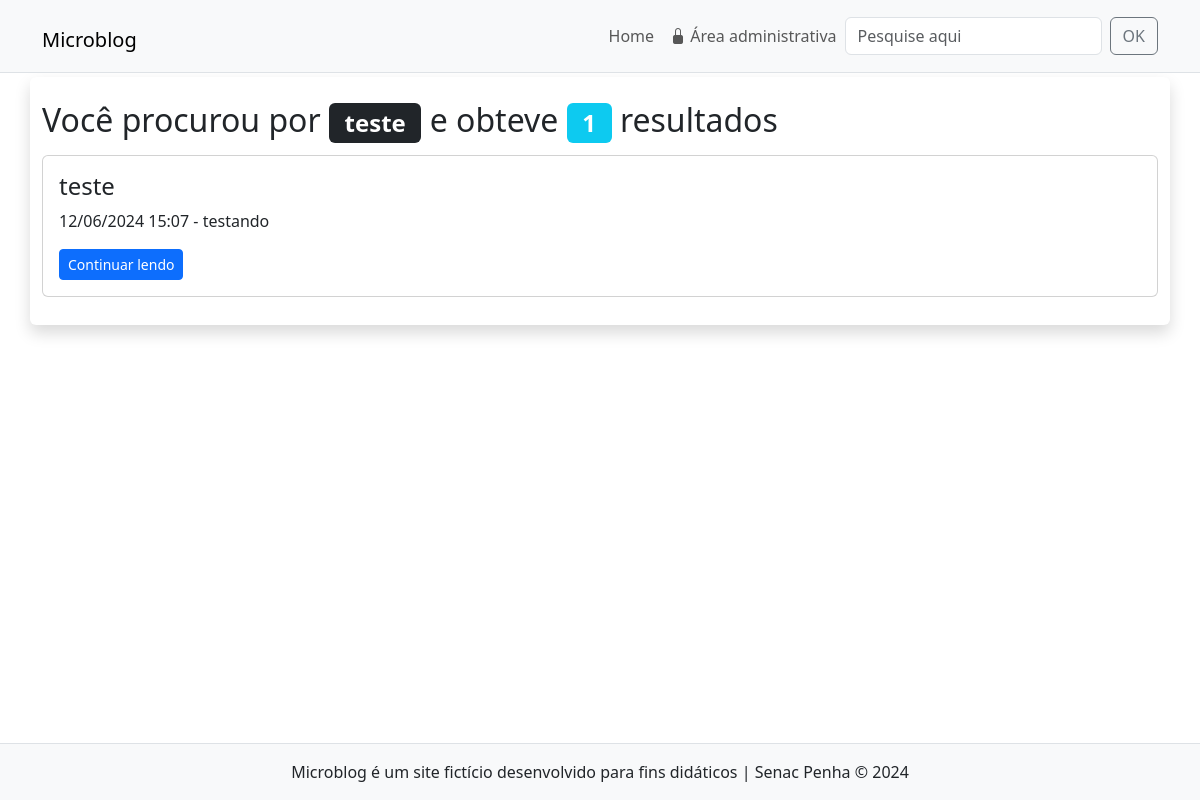
/resultados.php?busca=teste, run on the app's committed database.
### tables this page shows
CREATE TABLE `noticias` (
  `id` int(11) NOT NULL,
  `data` datetime NOT NULL DEFAULT current_timestamp(),
  `titulo` varchar(150) NOT NULL,
  `texto` text NOT NULL,
  `resumo` tinytext NOT NULL,
  `imagem` varchar(45) NOT NULL,
  `usuario_id` int(11) NOT NULL
);

### inc/funcoes-noticias.php (called while the page is built, shortened)
<?php
function formataData($data){
    return date("d/m/Y H:i", strtotime($data));
}
function busca($conexao, $termoDigitado){
    $sql = "SELECT id, data, titulo, resumo FROM noticias
    WHERE
     titulo LIKE '%$termoDigitado%' OR
     resumo LIKE '%$termoDigitado%' OR
     texto LIKE '%$termoDigitado%'
    ORDER BY data DESC ";
    $resultado = mysqli_query($conexao, $sql) or die (mysqli_error($conexao));
    return mysqli_fetch_all($resultado, MYSQLI_ASSOC);
}

### resultados.php (the view)
<?php
require "inc/cabecalho.php";
require "inc//funcoes-noticias.php";
$termoDigitado = $_GET['busca'];
$dadosDaBusca = busca($conexao, $termoDigitado);
?>
<div class="row bg-white rounded shadow my-1 py-4">
    <h2 class="col-12 fw-light">
        Você procurou por <span class="badge bg-dark"><?=$termoDigitado?></span> e
        obteve <span class="badge bg-info"><?=count($dadosDaBusca)?></span> resultados
    </h2>
    <?php foreach ($dadosDaBusca as $busca) { ?>
    <div class="col-12 my-1">
        <article class="card">
            <div class="card-body">
                <h3 class="fs-4 card-title fw-light"><?=$busca['titulo']?></h3>
                <p class="card-text">
                    <time><?=formataData($busca['data'])?></time> -
                    <?=$busca['resumo']?>
                </p>
                <a href="noticia.php?id=<?=$busca['id']?>" class="btn btn-primary btn-sm">Continuar lendo</a>
            </div>
        </article>
    </div>
    <?php } ?>
</div>
<?php
require_once "inc/rodape.php";
?>

### data on the page
noticias: titulo "teste", data "12/06/2024 15:07", resumo "testando"

### other printed values
$termoDigitado "teste"
count($dadosDaBusca) "1"
